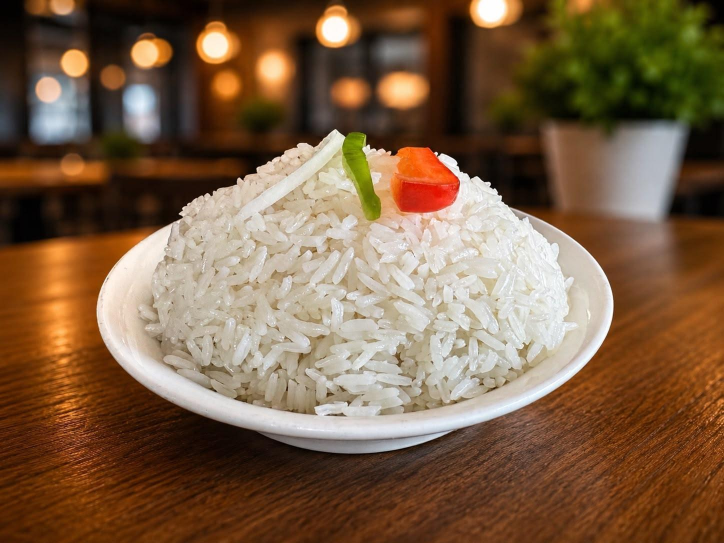
#> input picture assets/gallery/gallery-01.jpeg, 1448 x 1086 px (shown at 1/2 size); its folder holds only this picture in this run
$ python optimize-images.py
#> lines starting #> are read from the running program, lines starting #| are printed output that depends on the picture
from pathlib import Path
from PIL import Image, ImageOps
import json

ROOT = Path(__file__).resolve().parents[1]
ASSETS = ROOT / "assets"
VARIANTS = ASSETS / "variants"
MANIFEST = ROOT / "js" / "image-meta.js"
MAX_BYTES = 153_600
JPEG_QUALITY_MIN = 18
JPEG_QUALITY_MAX = 84
WEBP_QUALITY_MIN = 24
WEBP_QUALITY_START = 72
WIDTHS = (240, 360, 480, 768, 1086, 1448)
MENU_WIDTHS = (480, 640, 960)


def rel(path):
    return path.relative_to(ROOT).as_posix()


def load_image(path):
    with Image.open(path) as image:
        image = ImageOps.exif_transpose(image)
        if image.mode not in ("RGB", "L"):
            image = image.convert("RGB")
        elif image.mode == "L":
            image = image.convert("RGB")
        return image.copy()


def save_jpeg_under_limit(image, path):
    chosen = None
    low, high = JPEG_QUALITY_MIN, JPEG_QUALITY_MAX
    while low <= high:
        quality = (low + high) // 2
        image.save(path, "JPEG", quality=quality, optimize=True, progressive=True)
        size = path.stat().st_size
        if size <= MAX_BYTES:
            chosen = quality
            low = quality + 1
        else:
            high = quality - 1
    if chosen is None:
        chosen = JPEG_QUALITY_MIN
    image.save(path, "JPEG", quality=chosen, optimize=True, progressive=True)
    return path.stat().st_size, chosen


def save_webp_under_limit(image, path):
    chosen = WEBP_QUALITY_START
    for quality in range(WEBP_QUALITY_START, WEBP_QUALITY_MIN - 1, -6):
        image.save(path, "WEBP", quality=quality, method=4)
        chosen = quality
        if path.stat().st_size <= MAX_BYTES:
            break
    return path.stat().st_size, chosen


def resized(image, target_width):
    if target_width >= image.width:
        return image.copy()
    height = round(image.height * (target_width / image.width))
    return image.resize((target_width, height), Image.Resampling.LANCZOS)


def webp_widths_for(path, image):
    is_menu_scan = "/menu/" in rel(path)
    widths = MENU_WIDTHS if is_menu_scan else WIDTHS
    out = []
    for width in widths:
        if width <= image.width and width not in out:
            out.append(width)
    if not is_menu_scan and image.width not in out:
        out.append(image.width)
    return out


def main():
    manifest = {}
    originals = []
    expected_variants = set()
    for path in sorted(ASSETS.rglob("*")):
        if "variants" in path.parts:
            continue
        if path.suffix.lower() not in (".jpg", ".jpeg"):
            continue
        originals.append(path)

    for path in originals:
        image = load_image(path)
#> in load_image, image is the input picture: PIL image 1448x1086 RGB; mean R, G, B 124.1, 95.9, 69.8
        original_width, original_height = image.size
#> original_width = 1448; original_height = 1086
        current_size = path.stat().st_size
        if current_size <= MAX_BYTES:
            jpeg_size, jpeg_quality = current_size, None
        else:
            jpeg_size, jpeg_quality = save_jpeg_under_limit(image, path)

        variants = []
        out_dir = VARIANTS / path.relative_to(ASSETS).parent
        out_dir.mkdir(parents=True, exist_ok=True)
        for width in webp_widths_for(path, image):
#> in webp_widths_for, `is_menu_scan = "/menu/" in rel(path)`: is_menu_scan = False
#> in webp_widths_for, `widths = MENU_WIDTHS if is_menu_scan else WIDTHS`: widths = (240, 360, 480, 768, 1086, 1448)
            variant = resized(image, width)
            out = out_dir / f"{path.stem}-{width}.webp"
            webp_size, webp_quality = save_webp_under_limit(variant, out)
            expected_variants.add(out)
            variants.append({
                "src": rel(out),
                "width": variant.width,
                "height": variant.height,
                "bytes": webp_size,
                "quality": webp_quality,
            })
#> this loop made 1 pass
#> pass 1, in main, `variant = resized(image, width)`:
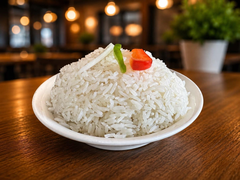
#> variant: PIL image 240x180 RGB; mean R, G, B 124.1, 95.9, 69.9
#> after the loop, expected_variants = 0 items; variants = []

        manifest[rel(path)] = {
            "width": original_width,
            "height": original_height,
            "bytes": jpeg_size,
            "quality": jpeg_quality,
            "webp": variants,
        }

    removed = 0
    for path in sorted(VARIANTS.rglob("*.webp")):
        if path not in expected_variants:
            path.unlink()
            removed += 1

    MANIFEST.write_text(
        "/* Generated by scripts/optimize-images.py. Do not hand-edit. */\n"
        "(function () {\n"
        "  \"use strict\";\n\n"
        "  var META = " + json.dumps(manifest, indent=2, sort_keys=True) + ";\n\n"
        "  function esc(value) {\n"
        "    return String(value == null ? \"\" : value)\n"
        "      .replace(/&/g, \"&amp;\").replace(/</g, \"&lt;\").replace(/>/g, \"&gt;\")\n"
        "      .replace(/\\\"/g, \"&quot;\").replace(/'/g, \"&#39;\");\n"
        "  }\n"
        "  function meta(src) { return META[String(src || \"\").trim()] || null; }\n"
        "  function attrs(src, opts) {\n"
        "    opts = opts || {};\n"
        "    var m = meta(src) || {};\n"
        "    var out = { src: src, width: m.width || opts.width || 1, height: m.height || opts.height || 1,\n"
        "      loading: opts.loading || \"lazy\", decoding: opts.decoding || \"async\" };\n"
        "    var srcset = webpSrcset(src);\n"
        "    if (srcset) { out.srcset = srcset; out.sizes = opts.sizes || \"100vw\"; }\n"
        "    if (opts.fetchpriority) out.fetchpriority = opts.fetchpriority;\n"
        "    return out;\n"
        "  }\n"
        "  function webpSrcset(src) {\n"
        "    var m = meta(src);\n"
        "    return m && m.webp && m.webp.length ? m.webp.map(function (v) { return v.src + \" \" + v.width + \"w\"; }).join(\", \") : \"\";\n"
        "  }\n"
        "  function makeSource(src, sizes) {\n"
        "    var srcset = webpSrcset(src);\n"
        "    if (!srcset) return null;\n"
        "    var s = document.createElement(\"source\");\n"
        "    s.type = \"image/webp\";\n"
        "    s.srcset = srcset;\n"
        "    s.sizes = sizes || \"100vw\";\n"
        "    return s;\n"
        "  }\n"
        "  function applyToImage(img, src, alt, opts) {\n"
        "    var a = attrs(src, opts);\n"
        "    Object.keys(a).forEach(function (k) { img.setAttribute(k, a[k]); });\n"
        "    img.alt = alt || \"\";\n"
        "    var parent = img.parentNode;\n"
        "    if (parent && parent.tagName === \"PICTURE\") {\n"
        "      var source = parent.querySelector('source[type=\"image/webp\"]');\n"
        "      var fresh = makeSource(src, (opts || {}).sizes);\n"
        "      if (fresh && source) { source.srcset = fresh.srcset; source.sizes = fresh.sizes; }\n"
        "      else if (fresh) parent.insertBefore(fresh, img);\n"
        "      else if (source) source.remove();\n"
        "    }\n"
        "  }\n"
        "  function picture(src, alt, opts) {\n"
        "    opts = opts || {};\n"
        "    var p = document.createElement(\"picture\");\n"
        "    if (opts.className) p.className = opts.className;\n"
        "    var source = makeSource(src, opts.sizes);\n"
        "    if (source) p.appendChild(source);\n"
        "    var img = document.createElement(\"img\");\n"
        "    if (opts.imgClass) img.className = opts.imgClass;\n"
        "    applyToImage(img, src, alt, opts);\n"
        "    p.appendChild(img);\n"
        "    return p;\n"
        "  }\n"
        "  function html(src, alt, opts) {\n"
        "    opts = opts || {};\n"
        "    var m = meta(src) || {};\n"
        "    var cls = opts.imgClass ? ' class=\"' + esc(opts.imgClass) + '\"' : \"\";\n"
        "    var source = webpSrcset(src)\n"
        "      ? '<source type=\"image/webp\" srcset=\"' + esc(webpSrcset(src)) + '\" sizes=\"' + esc(opts.sizes || \"100vw\") + '\">'\n"
        "      : \"\";\n"
        "    var fetch = opts.fetchpriority ? ' fetchpriority=\"' + esc(opts.fetchpriority) + '\"' : \"\";\n"
        "    return '<picture>' + source + '<img' + cls + ' src=\"' + esc(src) + '\" alt=\"' + esc(alt || \"\") + '\" width=\"' +\n"
        "      esc(m.width || opts.width || 1) + '\" height=\"' + esc(m.height || opts.height || 1) + '\" loading=\"' +\n"
        "      esc(opts.loading || \"lazy\") + '\" decoding=\"async\"' + fetch + '></picture>';\n"
        "  }\n\n"
        "  window.SW_IMAGE_META = META;\n"
        "  window.SWImage = { meta: meta, attrs: attrs, picture: picture, html: html, applyToImage: applyToImage, webpSrcset: webpSrcset };\n"
        "})();\n",
        encoding="utf-8",
    )

    print(f"Optimized {len(originals)} images")
    if removed:
        print(f"Removed {removed} stale WebP variants")
    print(f"Manifest: {rel(MANIFEST)}")


if __name__ == "__main__":
#> (the run stopped early here; a loop or call above may not have finished)
